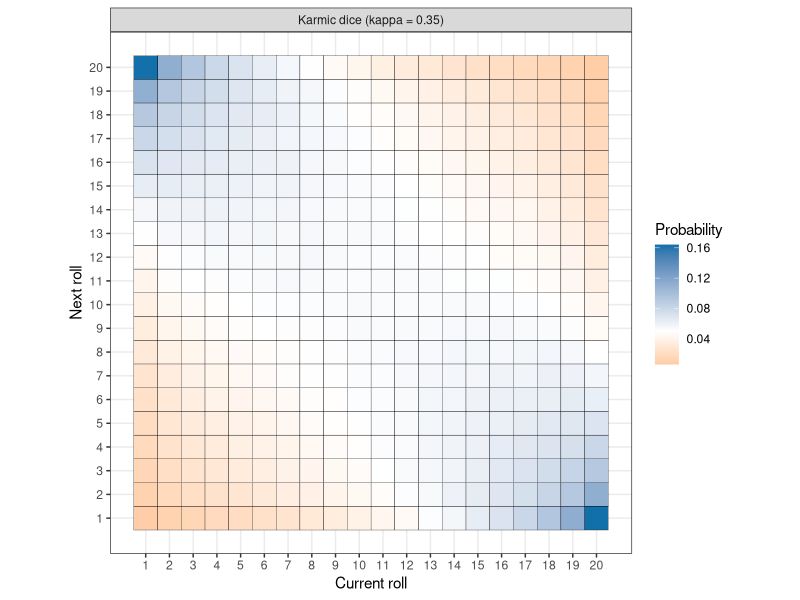

This figure's R source:
## ---- chunk 1
#| echo: false
rm(list = ls())
karmic_score <- function(n, kappa) {
  sigma <- sqrt(1 / (1 - kappa^2))
  latent_score <- numeric(n)
  latent_score[1] <- rnorm(1, 0, sigma)
  for (i in 1:(n - 1)) {
    latent_score[i + 1] <- -kappa * latent_score[i] + rnorm(1, 0, 1)
  }
  latent_score
}
## ---- chunk 2
#| echo: false
karmic_dice <- function(n, kappa) {
  sigma <- sqrt(1 / (1 - kappa^2))
  latent_score <- karmic_score(n, kappa)
  ceiling(20 * pnorm(latent_score, 0, sigma))
}
## ---- chunk 3
#| echo: false
set.seed(50)
karmic_dice(n = 100, kappa = 0)
## ---- chunk 4
#| echo: false
set.seed(60)
karmic_dice(n = 100, kappa = 0.35)
## ---- chunk 5
karmic_score <- function(n, kappa) {
  sigma <- sqrt(1 / (1 - kappa^2))
  latent_score <- numeric(n)
  
  # First latent karma Y_1
  latent_score[1] <- rnorm(1, 0, sigma)
  
  # Generation of the latent karma values Y_2,...,Y_n
  for (t in 1:(n - 1)) {
    latent_score[t + 1] <- -kappa * latent_score[t] + rnorm(1, 0, 1)
  }
  
  return(latent_score)
}
## ---- chunk 6
karmic_dice <- function(n, kappa) {
  sigma <- sqrt(1 / (1 - kappa^2))
  
  # Generate the latent scores
  latent_score <- karmic_score(n, kappa)
  # Convert the latent scores into integers between 1 and 20
  dice_results <- ceiling(20 * pnorm(latent_score, 0, sigma))
  return(dice_results)
}
## ---- chunk 7
# cache: true
table(karmic_dice(10^6, kappa = 0.35)) / 10^6
## ---- chunk 8
#| cache: true
#| echo: false
n <- 5 * 10^6
kappa <- c(0, 0.35, 0.55)
sim1 <- karmic_dice(n = n, kappa = kappa[1])
sim2 <- karmic_dice(n = n, kappa = kappa[2])
sim3 <- karmic_dice(n = n, kappa = kappa[3])

tab1 <- table(sim1[1:(n - 1)], sim1[2:n])
tab1 <- tab1 / rowSums(tab1)

tab2 <- table(sim2[1:(n - 1)], sim2[2:n])
tab2 <- tab2 / rowSums(tab2)

tab3 <- table(sim3[1:(n - 1)], sim3[2:n])
tab3 <- tab3 / rowSums(tab3)
## ---- chunk 9
#| echo: false
library(ggplot2)
df <- rbind(data.frame(reshape2::melt(tab2), kappa = "Karmic dice (kappa = 0.35)"))
ggplot(df, aes(x = Var1, y = Var2, fill = value)) +
  geom_tile(color = "black") +
  scale_fill_gradient2(low = "#fc7d0b", high = "#1170aa", midpoint = 0.05, mid = "white") +
  coord_fixed() +
  facet_grid(. ~ kappa) +
  scale_x_continuous(breaks = 1:20, minor_breaks = NULL) +
  scale_y_continuous(breaks = 1:20, minor_breaks = NULL) +
  theme_bw() +
  guides(fill = guide_colourbar(title = "Probability")) +
  xlab("Current roll") +
  ylab("Next roll")
